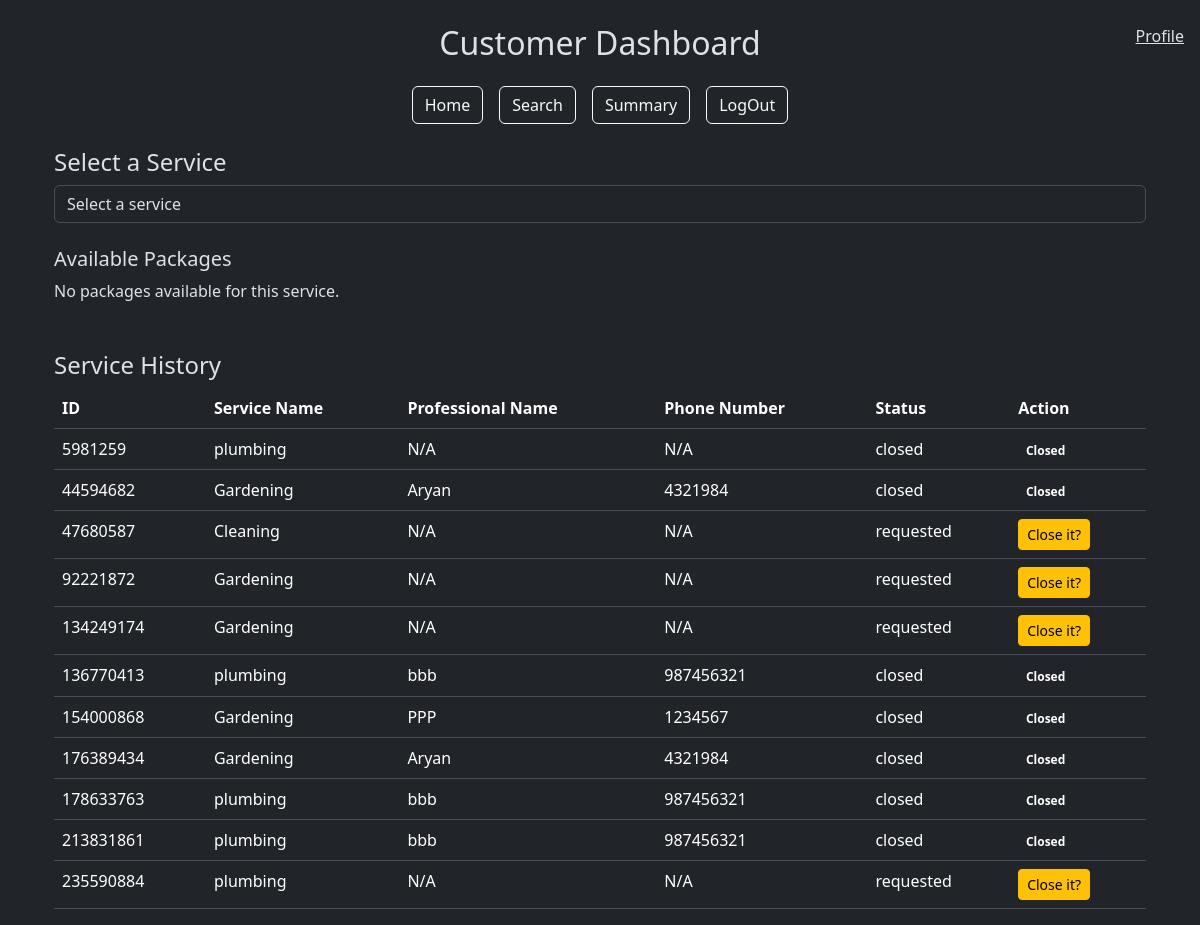
Page /customer_dashboard (signed in) on the earlier database version.
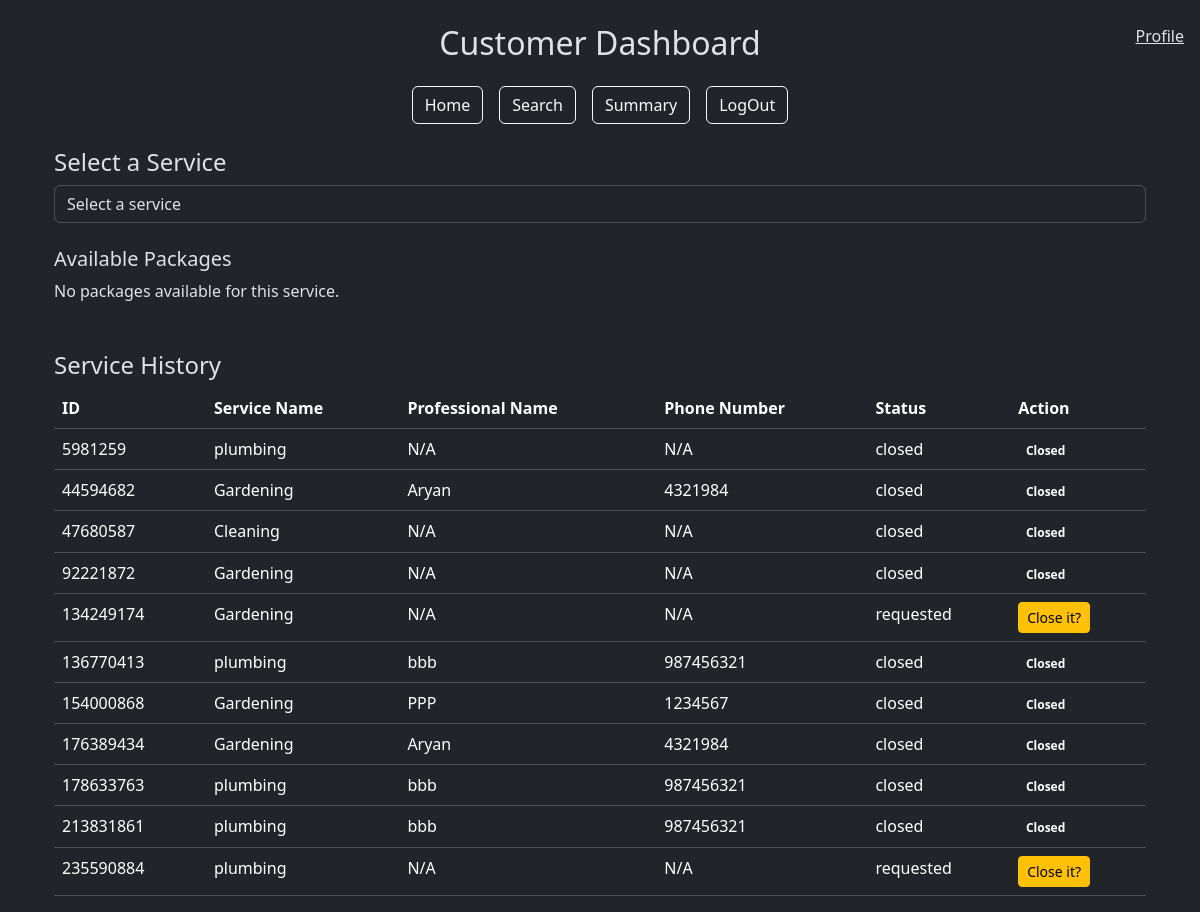
Same page on the later database version.
### models.py (models this page shows)
class User(db.Model):
    __tablename__ = "user"
    id = db.Column(db.Integer, primary_key=True)
    username = db.Column(db.String(80), unique=True, nullable=False)
    passhash = db.Column(db.String(80), nullable=False)
    name = db.Column(db.String(80), nullable=False)
    role = db.Column(db.String(20), nullable=False)
    is_blocked = db.Column(db.Boolean, default=False, nullable=False)
    professional = db.relationship('Professional', backref='user', lazy=True)
    customer = db.relationship('Customer', backref='user', lazy=True)

class ServiceRequest(db.Model):
    __tablename__ = 'service_request'
    id = db.Column(db.Integer, primary_key=True)
    customer_id = db.Column(db.Integer, db.ForeignKey('customer.id'), nullable=False)  # Reference to Customer
    professional_id = db.Column(db.Integer, db.ForeignKey('professional.id'), nullable=True)  # Reference to Professional
    service_id = db.Column(db.Integer, db.ForeignKey('service.id'), nullable=False)
    date_of_request = db.Column(db.DateTime, default=datetime.utcnow, nullable=False)
    date_of_completion = db.Column(db.DateTime, nullable=True)
    status = db.Column(db.String(20), default='requested', nullable=False)
    rating = db.Column(db.Integer, nullable=True)
    remarks = db.Column(db.Text, nullable=True)
    rejected_by = db.Column(MutableList.as_mutable(JSON), default=[])
    customer = db.relationship('Customer', back_populates='service_requests')
    service = db.relationship('Service', back_populates='service_requests')
    professional = db.relationship('Professional', back_populates='service_requests')
    review = db.relationship('Review', back_populates='service_request', lazy=True)

class Service(db.Model):
    __tablename__ = 'service'
    id = db.Column(db.Integer, primary_key=True)
    service_name = db.Column(db.String(80), unique=False, nullable=False)
    description = db.Column(db.Text, nullable=False)
    price = db.Column(db.Float, nullable=False)
    time_required = db.Column(db.Integer, nullable=False)
    service_requests = db.relationship('ServiceRequest', back_populates='service', lazy=True)

class Professional(db.Model):
    __tablename__ = 'professional'
    id = db.Column(db.Integer, db.ForeignKey('user.id'), primary_key=True)
    date_created = db.Column(db.DateTime, default=datetime.utcnow, nullable=False)
    service_id = db.Column(db.Integer, db.ForeignKey('service.id'), nullable=True)
    contact = db.Column(db.String(10), nullable=False)
    experience = db.Column(db.Float, nullable=False)
    description = db.Column(db.Text, nullable=True)
    service_name = db.Column(db.Text(80),db.ForeignKey('service.service_name'), nullable=False)
    rating = db.Column(db.Float, nullable=True)
    address = db.Column(db.Text, nullable=False)
    pincode = db.Column(db.String(6), nullable=False)
    available = db.Column(db.Boolean, default=True, nullable=False)
    document = db.Column(db.String(200))
    verified = db.Column(db.Boolean, default=False, nullable=False)
    service_requests = db.relationship('ServiceRequest', back_populates='professional', lazy=True)

### app.py (the view)
@app.route('/customer_dashboard')
def customer_dashboard():
    user_id = session['user_id']
    customer = Customer.query.get(user_id)
    services =  db.session.query(Service.service_name).distinct().all()
    user = User.query.get(user_id)
    service_requests = ServiceRequest.query.filter_by(customer_id=user_id).all()
    return render_template('customer_dashboard.html',service_requests=service_requests,user=user, customer=customer, services=services)

### templates/customer_dashboard.html (shortened to what this page needs)
{% extends "layout.html" %} {% block title %}Customer Dashboard{% endblock %} {%
block content %}
<div class="container mt-4">
  {% if customer.user.is_blocked %}
  <div class="alert alert-danger" role="alert">
    Your account is blocked. Please contact the admin.
  </div>
  {% else %}
  <span class="navbar-text position-fixed top-0 end-0 m-3">
    <a href="">Profile</a>
  </span>
  <div class="my-4">
    <h4>Select a Service</h4>
    <form method="POST" action="{{ url_for('select_service') }}">
      <div class="form-group">
        <select
          class="form-control"
          name="service_name"
          onchange="this.form.submit()"
          required
        >
          <option value="" disabled selected>Select a service</option>
        </select>
      </div>
    </form>
    <div id="packageDisplay" class="mt-4">
      <h5>Available Packages</h5>
      <div id="packageList">
        {% if packages %} {% for pkg in packages %}
        <div class="card mb-3">
          <div class="card-body">
            <h5 class="card-title">{{ pkg.service_name }}</h5>
            <p class="card-text">{{ pkg.description }}</p>
            <p><strong>Price:</strong> {{ pkg.price }}</p>
            <form
              method="POST"
              action="{{ url_for('book_service', package_id=pkg.id) }}"
            >
              <button type="submit" class="btn btn-primary">Book</button>
            </form>
          </div>
        </div>
        {% endfor %} {% else %}
        <p>No packages available for this service.</p>
        {% endif %}
      </div>
    </div>
  </div>
  <div class="mt-5">
    <h4>Service History</h4>
    <div class="table-responsive">
      <table class="table">
        <thead>
          <tr>
            <th>ID</th>
            <th>Service Name</th>
            <th>Professional Name</th>
            <th>Phone Number</th>
            <th>Status</th>
            <th>Action</th>
          </tr>
        </thead>
        <tbody>
          {% for service_request in service_requests %}
          <tr>
            <td>{{ service_request.id }}</td>
            <td>{{ service_request.service.service_name }}</td>
            <td>
              {{ service_request.professional.user.name if
              service_request.professional else 'N/A' }}
            </td>
            <td>
              {{ service_request.professional.contact if
              service_request.professional else 'N/A' }}
            </td>
            <td>{{ service_request.status }}</td>
            <td>
              {% if service_request.status == 'closed' %}
              <span class="badge badge-success">Closed</span>
              {% else %}
              <button
                type="button"
                class="btn btn-warning btn-sm"
                data-toggle="modal"
                data-target="#viewModal"
                onclick="showModal('{{ service_request.id }}', '{{ service_request.date_of_request }}', '{{ service_request.status }}', '{{ service_request.remarks }}', '{{ service_request.rating }}')"
              >
                Close it?
              </button>
              {% endif %}
            </td>
          </tr>
          {% endfor %}
        </tbody>
      </table>
    </div>
  </div>
  {% endif %}
</div>
{% endblock %}

### templates/layout.html (shortened to what this page needs)
<!DOCTYPE html>
<html lang="en">
  <head>
    <link
      href="https://cdn.jsdelivr.net/npm/bootstrap@5.3.3/dist/css/bootstrap.min.css"
      rel="stylesheet"
    />
  </head>
  <body data-bs-theme="dark">
    <div class="container mt-4">
      {% if request.endpoint not in ['login', 'register'] and not
      user.is_blocked%}
      <div class="text-center my-4">
        <h2 class="text-capitalize">
          {{ session.get('user_role') }} Dashboard
        </h2>
      </div>
      <div class="d-flex justify-content-center mb-4">
        <div class="d-flex flex-row gap-3">
          {% with dashboard_url = session['user_role'] + '_dashboard' %}
          <a href="{{ url_for(dashboard_url) }}" class="btn btn-outline-light"
            >Home</a
          >
          {% endwith %}
          <a href="{{ url_for('search') }}" class="btn btn-outline-light"
            >Search</a
          >
          <a href="{{ url_for('summary') }}" class="btn btn-outline-light"
            >Summary</a
          >
          <a href="{{ url_for('logout') }}" class="btn btn-outline-light"
            >LogOut</a
          >
        </div>
      </div>
      {% endif %}
      {% block content %} {% endblock %}
    </div>
  </body>
</html>

Differences in the rows shown:
changed ServiceRequest "Cleaning": status "requested" → "closed"; status "Close it?" → "Closed"
changed ServiceRequest id 92221872: status "requested" → "closed"; status "Close it?" → "Closed"
